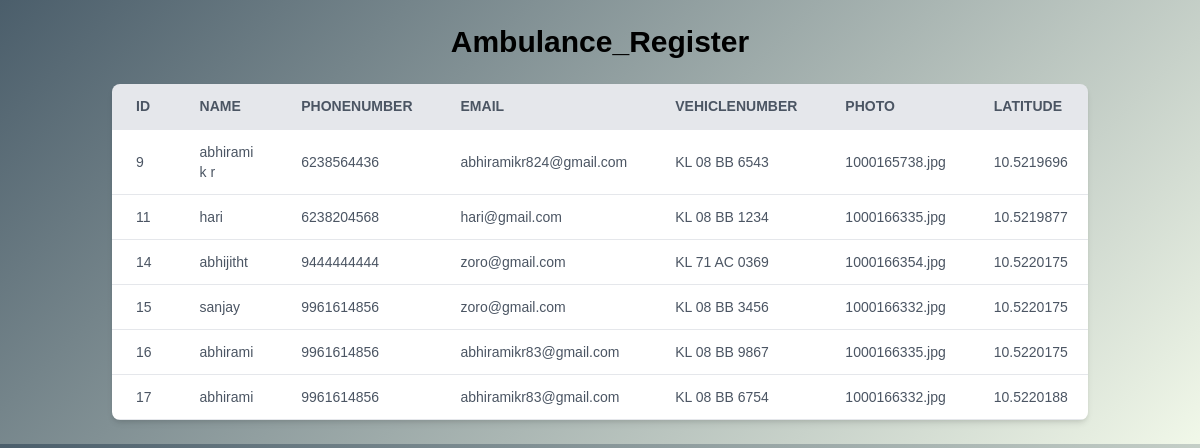
The page /android_2/new.php on the database its author committed.
### tables this page shows
CREATE TABLE `ambulance_register` (
  `id` int(11) NOT NULL,
  `name` varchar(300) NOT NULL,
  `phonenumber` varchar(300) NOT NULL,
  `email` varchar(300) NOT NULL,
  `vehiclenumber` varchar(300) NOT NULL,
  `photo` varchar(2500) NOT NULL,
  `password` varchar(300) NOT NULL,
  `status` varchar(30) NOT NULL,
  `latitude` varchar(2500) NOT NULL,
  `longitude` varchar(2500) NOT NULL
);

### android_2/new.php (the view, shortened to what this page needs)
<?php
include 'conn.php';
$sql = "SELECT * FROM ambulance_register";
$result = $conn->query($sql);
?>
<!DOCTYPE html>
<html lang="en">
<head>
    <link href="https://cdn.jsdelivr.net/npm/tailwindcss@2.2.19/dist/tailwind.min.css" rel="stylesheet">
</head>
<body>
<div class="container mx-auto p-6">
    <h2 class="text-3xl font-bold mb-6 text-center">Ambulance_Register</h2>
    <div class="overflow-x-auto bg-white shadow-md rounded-lg">
        <table class="min-w-full border-collapse">
            <thead>
                <tr class="bg-gray-200 text-gray-600 uppercase text-sm leading-normal">
                    <th class="py-3 px-6 border-b text-left">ID</th>
                    <th class="py-3 px-6 border-b text-left">Name</th>
                    <th class="py-3 px-6 border-b text-left">phonenumber</th>
                    <th class="py-3 px-6 border-b text-left">Email</th>
                    <th class="py-3 px-6 border-b text-left">vehiclenumber</th>
                    <th class="py-3 px-6 border-b text-left">photo</th>
                    <th class="py-3 px-6 border-b text-left">latitude</th>
                </tr>
            </thead>
            <tbody class="text-gray-600 text-sm font-light">
                <?php
                if ($result->num_rows > 0) {
                    while ($row = $result->fetch_assoc()) {
                        echo "<tr class='hover:bg-gray-100'>
                            <td class='py-3 px-6 border-b'>".$row['id']."</td>
                            <td class='py-3 px-6 border-b'>".$row['name']."</td>
                            <td class='py-3 px-6 border-b'>".$row['phonenumber']."</td>
                            <td class='py-3 px-6 border-b'>".$row['email']."</td>
                            <td class='py-3 px-6 border-b'>".$row['vehiclenumber']."</td>
                            <td class='py-3 px-6 border-b'>".$row['photo']."</td>
                            <td class='py-3 px-6 border-b'>".$row['latitude']."</td>
                            <td class='py-3 px-6 border-b'>".$row['longitude']."</td>
                            <td class='py-3 px-6 border-b'>".$row['status']."</td>
                            <td class='py-3 px-6 border-b'>
                                <form action='' method='POST'>
                                    <input type='hidden' name='id' value='".$row['id']."'>
                                    <select name='action' onchange='this.form.submit()' class='border border-gray-300 rounded-md'>
                                        <option value=''>Select</option>
                                        <option value='approve'>Approve</option>
                                        <option value='reject'>Reject</option>
                                    </select>
                                </form>
                            </td>
                        </tr>";
                    }
                } else {
                    echo "<tr><td colspan='9' class='py-3 px-6 text-center'>No records found</td></tr>";
                }
                ?>
            </tbody>
        </table>
    </div>
</div>
</body>
</html>

### android_2/new.php (style rules this page uses)
body { font-family: 'Arial', sans-serif; background: linear-gradient(135deg, #4b5e6b, #f1f8e9); }

### rows shown on the page
ambulance_register: id "9", name "abhirami k r", phonenumber "6238564436", email "abhiramikr824@gmail.com", vehiclenumber "KL 08 BB 6543", photo "1000165738.jpg", latitude "10.5219696"
ambulance_register: id "11", name "hari", phonenumber "6238204568", email "hari@gmail.com", vehiclenumber "KL 08 BB 1234", photo "1000166335.jpg", latitude "10.5219877"
ambulance_register: id "14", name "abhijitht", phonenumber "9444444444", email "zoro@gmail.com", vehiclenumber "KL 71 AC 0369", photo "1000166354.jpg", latitude "10.5220175"
ambulance_register: id "15", name "sanjay", phonenumber "9961614856", email "zoro@gmail.com", vehiclenumber "KL 08 BB 3456", photo "1000166332.jpg", latitude "10.5220175"
ambulance_register: id "16", name "abhirami", phonenumber "9961614856", email "abhiramikr83@gmail.com", vehiclenumber "KL 08 BB 9867", photo "1000166335.jpg", latitude "10.5220175"
ambulance_register: id "17", name "abhirami", phonenumber "9961614856", email "abhiramikr83@gmail.com", vehiclenumber "KL 08 BB 6754", photo "1000166332.jpg", latitude "10.5220188"
